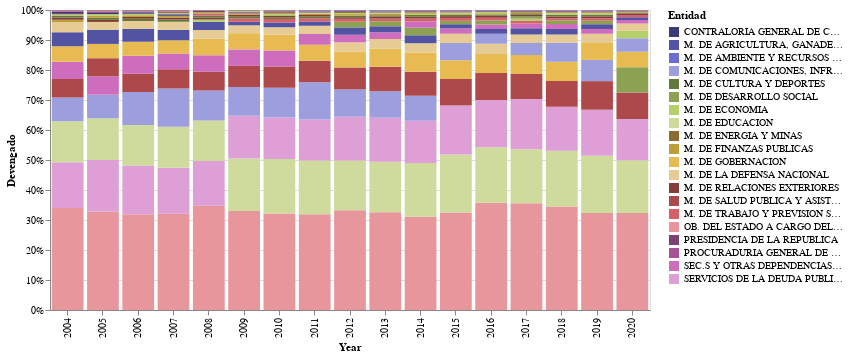

Write notebook code for a chart like this one.
### Code cell
campo = "Devengado"
altair.Chart.from_dict(
{
  "$schema": "https://vega.github.io/schema/vega-lite/v4.json",
  "description": "Chart",
  "data": {
      "values":  plotdata
  },
    "layer":[
        {
          "mark": {"type": "bar", "tooltip": True},
          "encoding": {
            "order":  {"field": campo, "type": "quantitative", "sort":"descending"
            },
            "y": {
              "field": campo, 
              "type": "quantitative", 
                "stack": "normalize",
                "axis": {"format": "%", "title": campo}
            },
            "x": {"field": "Year", "type": "nominal"},
            "color": {
              "field": "Entidad",
                "type": "nominal",
              "scale": {"scheme": "category20b"}
            },
            "tooltip": [
              {"field": campo, "type": "quantitative", "title": campo, "format": ".2s"},
              {"field": "Entidad", "type": "nominal", "title": "Entidad"},
            ],

          }
        }
    ],
  "width": 600
})

### Figure 1 — Vega-Lite specification as saved in the notebook (floating-point values rounded to 4 significant figures; data arrays with more than 128 entries replaced by an {"elided": "..."} marker saying what was removed)
{"config": {"view": {"continuousWidth": 400, "continuousHeight": 300}}, "layer": [{"mark": {"type": "bar", "tooltip": true}, "encoding": {"color": {"type": "nominal", "field": "Entidad", "scale": {"scheme": "category20b"}}, "order": {"type": "quantitative", "field": "Devengado", "sort": "descending"}, "tooltip": [{"type": "quantitative", "field": "Devengado", "format": ".2s", "title": "Devengado"}, {"type": "nominal", "field": "Entidad", "title": "Entidad"}], "x": {"type": "nominal", "field": "Year"}, "y": {"type": "quantitative", "axis": {"format": "%", "title": "Devengado"}, "field": "Devengado", "stack": "normalize"}}}], "data": {"name": "data-0ac45c04c2d97bcb04ae0d102a862b7e"}, "description": "Chart", "width": 600, "$schema": "https://vega.github.io/schema/vega-lite/v4.json", "datasets": {"data-0ac45c04c2d97bcb04ae0d102a862b7e": {"elided": "319 records"}}}
